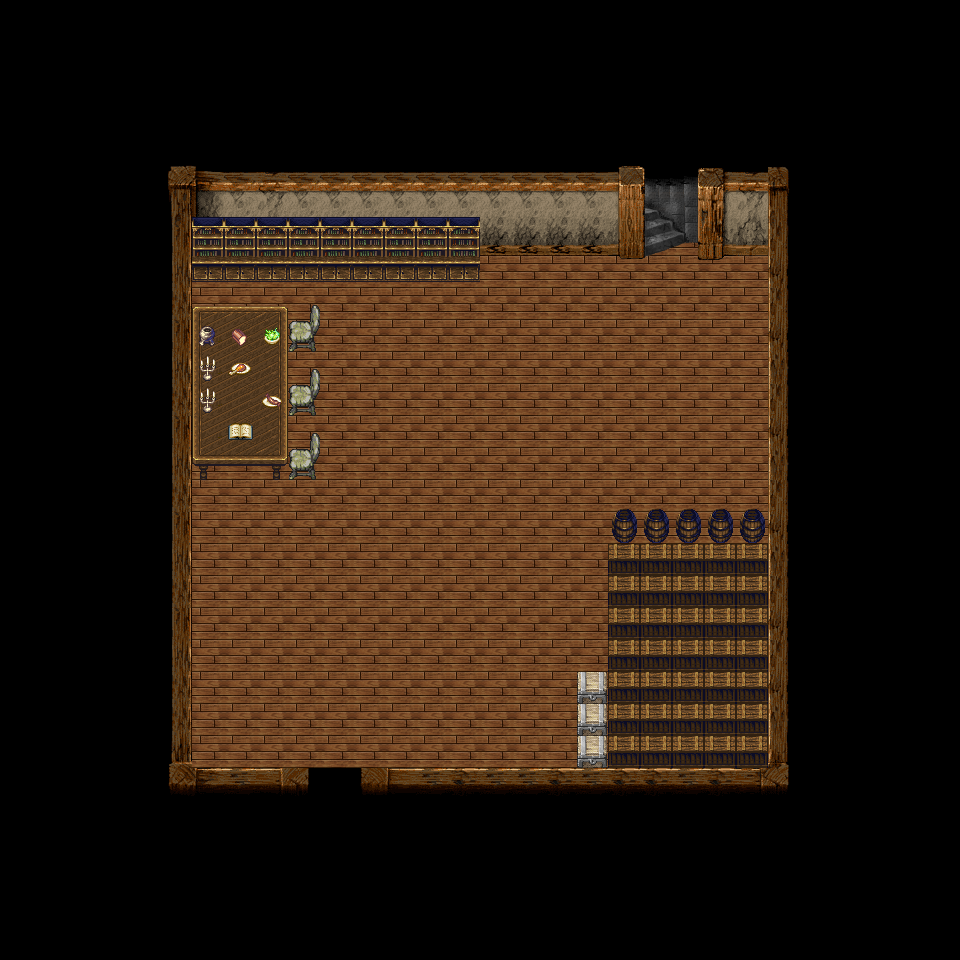

A level layout from a 2D game, rendered from its tile map. Below: a short description, then the map file with tile-grid data replaced by summaries:
An orthogonal 30x30 tile map with 32x32 px tiles, 4 tile layers (Piso, Paredes, Decorado, sobre) and 17 objects (2x clavLevelEntity).

<map version="1.0" orientation="orthogonal" renderorder="right-down" width="30" height="30" tilewidth="32" tileheight="32" backgroundcolor="#000000" nextobjectid="63"><tileset firstgid="1" name="out" tilewidth="32" tileheight="32"><image source="islandcasa01.png" width="288" height="288" /></tileset>
 <layer name="Piso" width="30" height="30">
  <data>[900 cells, 400 non-empty, 2 distinct tile ids]</data>
 </layer>
 <layer name="Paredes" width="30" height="30">
  <data>[900 cells, 116 non-empty, 48 distinct tile ids]</data>
 </layer>
 <layer name="Decorado" width="30" height="30">
  <data>[900 cells, 99 non-empty, 21 distinct tile ids]</data>
 </layer>
 <layer name="sobre" width="30" height="30">
  <data>[900 cells, 8 non-empty, 7 distinct tile ids]</data>
 </layer>
 <objectgroup color="#02faea" name="Triggers">
  <object id="1" name="clavLevelEntity" x="320" y="768" width="32" height="32">
   <properties>
    <property name="duration" value="250" />
    <property name="fade" value="#000000" />
    <property name="spawn" value="islandcasa01" />
    <property name="to" value="island" />
   </properties>
  </object>
  <object id="62" name="clavLevelEntity" x="640" y="224" width="64" height="32">
   <properties>
    <property name="duration" value="250" />
    <property name="fade" value="#000000" />
    <property name="spawn" value="islandcasa02" />
    <property name="to" value="island" />
   </properties>
  </object>
 </objectgroup>
 <objectgroup name="collision">
  <object id="41" x="192" y="0" width="288" height="288" />
  <object id="42" x="480" y="0" width="160" height="256" />
  <object id="44" x="704" y="0" width="64" height="256" />
  <object id="45" x="768" y="0" width="192" height="960" />
  <object id="46" x="352" y="768" width="416" height="192" />
  <object id="47" x="0" y="768" width="320" height="192" />
  <object id="48" x="0" y="0" width="192" height="768" />
  <object id="49" x="192" y="320" width="96" height="160" />
  <object id="51" x="608" y="512" width="160" height="256" />
  <object id="52" x="576" y="672" width="32" height="96" />
  <object id="53" x="288" y="320" width="32" height="32" />
  <object id="54" x="288" y="384" width="32" height="32" />
  <object id="55" x="288" y="448" width="32" height="32" />
 </objectgroup>
 <objectgroup color="#ffd100" name="Spawns">
  <object id="57" x="320" y="736" width="32" height="32">
   <properties>
    <property name="direction" value="run-up" />
    <property name="spawn" value="island1" />
   </properties>
  </object>
  <object id="60" x="640" y="256" width="64" height="32">
   <properties>
    <property name="direction" value="run-down" />
    <property name="spawn" value="island2" />
   </properties>
  </object>
 </objectgroup>
</map>
